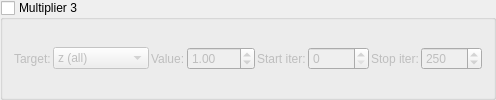
    <widget class="MyGroupBox" name="groupCheck_transf_multiplier_enabled_3_false">
     <property name="title"><string>Multiplier 3</string></property>
     <property name="checkable"><bool>true</bool></property>
     <property name="checked"><bool>false</bool></property>
     <layout class="QGridLayout" name="gridLayout_mult3">
      <property name="spacing"><number>2</number></property>
      <item row="0" column="0">
       <widget class="QLabel"><property name="text"><string>Target:</string></property></widget>
      </item>
      <item row="0" column="1">
       <widget class="MyComboBox" name="comboBox_transf_multiplier_mode_3">
        <item><property name="text"><string notr="true">z (all)</string></property></item>
        <item><property name="text"><string notr="true">z.x</string></property></item>
        <item><property name="text"><string notr="true">z.y</string></property></item>
        <item><property name="text"><string notr="true">z.z</string></property></item>
        <item><property name="text"><string notr="true">DE</string></property></item>
        <item><property name="text"><string notr="true">color</string></property></item>
        <item><property name="text"><string notr="true">z.w</string></property></item>
        <item><property name="text"><string notr="true">z.xy</string></property></item>
        <item><property name="text"><string notr="true">z.xz</string></property></item>
        <item><property name="text"><string notr="true">z.yz</string></property></item>
        <item><property name="text"><string notr="true">color accum</string></property></item>
       </widget>
      </item>
      <item row="0" column="2">
       <widget class="QLabel"><property name="text"><string>Value:</string></property></widget>
      </item>
      <item row="0" column="3">
       <widget class="MyDoubleSpinBox" name="spinbox_transf_multiplier_scale_3">
        <property name="minimum"><double>-100.0</double></property><property name="maximum"><double>100.0</double></property>
        <property name="singleStep"><double>0.01</double></property><property name="value"><double>1.0</double></property>
       </widget>
      </item>
      <item row="0" column="4">
       <widget class="QLabel"><property name="text"><string>Start iter:</string></property></widget>
      </item>
      <item row="0" column="5">
       <widget class="MySpinBox" name="spinboxInt_transf_multiplier_start_iter_3">
        <property name="minimum"><number>0</number></property><property name="maximum"><number>10000</number></property>
        <property name="value"><number>0</number></property>
       </widget>
      </item>
      <item row="0" column="6">
       <widget class="QLabel"><property name="text"><string>Stop iter:</string></property></widget>
      </item>
      <item row="0" column="7">
       <widget class="MySpinBox" name="spinboxInt_transf_multiplier_stop_iter_3">
        <property name="minimum"><number>0</number></property><property name="maximum"><number>10000</number></property>
        <property name="value"><number>250</number></property>
       </widget>
      </item>
     </layout>
    </widget>
